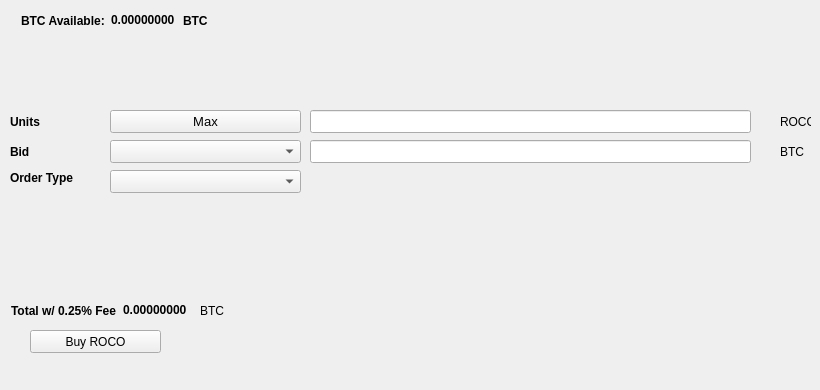
   <widget class="QWidget" name="BuyTab">
    <attribute name="title">
     <string>Buy</string>
    </attribute>
    <widget class="QPushButton" name="BuyROCO">
     <property name="geometry">
      <rect>
       <x>30</x>
       <y>330</y>
       <width>131</width>
       <height>23</height>
      </rect>
     </property>
     <property name="text">
      <string>Buy ROCO</string>
     </property>
     <property name="icon">
      <iconset resource="../roco.qrc">
       <normaloff>:/icons/bitcoin</normaloff>:/icons/bitcoin</iconset>
     </property>
    </widget>
    <widget class="QLabel" name="label_3">
     <property name="geometry">
      <rect>
       <x>10</x>
       <y>110</y>
       <width>46</width>
       <height>23</height>
      </rect>
     </property>
     <property name="font">
      <font>
       <weight>75</weight>
       <bold>true</bold>
      </font>
     </property>
     <property name="text">
      <string>Units</string>
     </property>
    </widget>
    <widget class="QLineEdit" name="UnitsInput">
     <property name="geometry">
      <rect>
       <x>310</x>
       <y>110</y>
       <width>441</width>
       <height>23</height>
      </rect>
     </property>
     <property name="font">
      <font>
       <pointsize>9</pointsize>
       <weight>75</weight>
       <bold>true</bold>
      </font>
     </property>
    </widget>
    <widget class="QLineEdit" name="BuyBidPriceEdit">
     <property name="geometry">
      <rect>
       <x>310</x>
       <y>140</y>
       <width>441</width>
       <height>23</height>
      </rect>
     </property>
     <property name="font">
      <font>
       <pointsize>9</pointsize>
       <weight>75</weight>
       <bold>true</bold>
      </font>
     </property>
    </widget>
    <widget class="QLabel" name="label_4">
     <property name="geometry">
      <rect>
       <x>780</x>
       <y>110</y>
       <width>31</width>
       <height>23</height>
      </rect>
     </property>
     <property name="text">
      <string>ROCO</string>
     </property>
    </widget>
    <widget class="QLabel" name="label_5">
     <property name="geometry">
      <rect>
       <x>780</x>
       <y>140</y>
       <width>31</width>
       <height>23</height>
      </rect>
     </property>
     <property name="text">
      <string>BTC</string>
     </property>
    </widget>
    <widget class="QLabel" name="label_6">
     <property name="geometry">
      <rect>
       <x>10</x>
       <y>140</y>
       <width>46</width>
       <height>23</height>
      </rect>
     </property>
     <property name="font">
      <font>
       <weight>75</weight>
       <bold>true</bold>
      </font>
     </property>
     <property name="text">
      <string>Bid</string>
     </property>
    </widget>
    <widget class="QLabel" name="label_7">
     <property name="geometry">
      <rect>
       <x>10</x>
       <y>170</y>
       <width>91</width>
       <height>16</height>
      </rect>
     </property>
     <property name="font">
      <font>
       <weight>75</weight>
       <bold>true</bold>
      </font>
     </property>
     <property name="text">
      <string>Order Type</string>
     </property>
    </widget>
    <widget class="QPushButton" name="Buy_Max_Amount">
     <property name="geometry">
      <rect>
       <x>110</x>
       <y>110</y>
       <width>191</width>
       <height>23</height>
      </rect>
     </property>
     <property name="font">
      <font>
       <pointsize>10</pointsize>
      </font>
     </property>
     <property name="text">
      <string>Max</string>
     </property>
    </widget>
    <widget class="QComboBox" name="BuyBidcomboBox">
     <property name="geometry">
      <rect>
       <x>110</x>
       <y>140</y>
       <width>191</width>
       <height>23</height>
      </rect>
     </property>
     <property name="font">
      <font>
       <pointsize>10</pointsize>
      </font>
     </property>
    </widget>
    <widget class="QComboBox" name="buyOrdertypeCombo">
     <property name="geometry">
      <rect>
       <x>110</x>
       <y>170</y>
       <width>191</width>
       <height>23</height>
      </rect>
     </property>
     <property name="font">
      <font>
       <pointsize>10</pointsize>
      </font>
     </property>
    </widget>
    <widget class="QWidget" name="layoutWidget1">
     <property name="geometry">
      <rect>
       <x>21</x>
       <y>11</y>
       <width>227</width>
       <height>19</height>
      </rect>
     </property>
     <layout class="QHBoxLayout" name="horizontalLayout_3">
      <item>
       <widget class="QLabel" name="label232">
        <property name="font">
         <font>
          <weight>75</weight>
          <bold>true</bold>
         </font>
        </property>
        <property name="text">
         <string>BTC Available:</string>
        </property>
       </widget>
      </item>
      <item>
       <widget class="QLabel" name="BtcAvailableLbl">
        <property name="palette">
         <palette>
          <active>
           <colorrole role="WindowText">
            <brush brushstyle="SolidPattern">
             <color alpha="255">
              <red>0</red>
              <green>0</green>
              <blue>0</blue>
             </color>
            </brush>
           </colorrole>
           <colorrole role="Button">
            <brush brushstyle="SolidPattern">
             <color alpha="255">
              <red>0</red>
              <green>170</green>
              <blue>0</blue>
             </color>
            </brush>
           </colorrole>
           <colorrole role="Light">
            <brush brushstyle="SolidPattern">
             <color alpha="255">
              <red>0</red>
              <green>255</green>
              <blue>0</blue>
             </color>
            </brush>
           </colorrole>
           <colorrole role="Midlight">
            <brush brushstyle="SolidPattern">
             <color alpha="255">
              <red>0</red>
              <green>212</green>
              <blue>0</blue>
             </color>
            </brush>
           </colorrole>
           <colorrole role="Dark">
            <brush brushstyle="SolidPattern">
             <color alpha="255">
              <red>0</red>
              <green>85</green>
              <blue>0</blue>
             </color>
            </brush>
           </colorrole>
           <colorrole role="Mid">
            <brush brushstyle="SolidPattern">
             <color alpha="255">
              <red>0</red>
              <green>113</green>
              <blue>0</blue>
             </color>
            </brush>
           </colorrole>
           <colorrole role="Text">
            <brush brushstyle="SolidPattern">
             <color alpha="255">
              <red>0</red>
              <green>170</green>
              <blue>0</blue>
             </color>
            </brush>
           </colorrole>
           <colorrole role="BrightText">
            <brush brushstyle="SolidPattern">
             <color alpha="255">
              <red>255</red>
              <green>255</green>
              <blue>255</blue>
             </color>
            </brush>
           </colorrole>
           <colorrole role="ButtonText">
            <brush brushstyle="SolidPattern">
             <color alpha="255">
              <red>0</red>
              <green>0</green>
              <blue>0</blue>
             </color>
            </brush>
           </colorrole>
           <colorrole role="Base">
            <brush brushstyle="SolidPattern">
             <color alpha="255">
              <red>255</red>
              <green>255</green>
              <blue>255</blue>
             </color>
            </brush>
           </colorrole>
           <colorrole role="Window">
            <brush brushstyle="SolidPattern">
             <color alpha="255">
              <red>0</red>
              <green>170</green>
              <blue>0</blue>
             </color>
            </brush>
           </colorrole>
           <colorrole role="Shadow">
            <brush brushstyle="SolidPattern">
             <color alpha="255">
              <red>0</red>
              <green>0</green>
              <blue>0</blue>
             </color>
            </brush>
           </colorrole>
           <colorrole role="AlternateBase">
            <brush brushstyle="SolidPattern">
             <color alpha="255">
              <red>127</red>
              <green>212</green>
              <blue>127</blue>
             </color>
            </brush>
           </colorrole>
           <colorrole role="ToolTipBase">
            <brush brushstyle="SolidPattern">
             <color alpha="255">
              <red>255</red>
              <green>255</green>
              <blue>220</blue>
             </color>
            </brush>
           </colorrole>
           <colorrole role="ToolTipText">
            <brush brushstyle="SolidPattern">
             <color alpha="255">
              <red>0</red>
              <green>0</green>
              <blue>0</blue>
             </color>
            </brush>
           </colorrole>
          </active>
          <inactive>
           <colorrole role="WindowText">
            <brush brushstyle="SolidPattern">
             <color alpha="255">
              <red>0</red>
              <green>0</green>
              <blue>0</blue>
             </color>
            </brush>
           </colorrole>
           <colorrole role="Button">
            <brush brushstyle="SolidPattern">
             <color alpha="255">
              <red>0</red>
              <green>170</green>
              <blue>0</blue>
             </color>
            </brush>
           </colorrole>
           <colorrole role="Light">
            <brush brushstyle="SolidPattern">
             <color alpha="255">
              <red>0</red>
              <green>255</green>
              <blue>0</blue>
             </color>
            </brush>
           </colorrole>
           <colorrole role="Midlight">
            <brush brushstyle="SolidPattern">
             <color alpha="255">
              <red>0</red>
              <green>212</green>
              <blue>0</blue>
             </color>
            </brush>
           </colorrole>
           <colorrole role="Dark">
            <brush brushstyle="SolidPattern">
             <color alpha="255">
              <red>0</red>
              <green>85</green>
              <blue>0</blue>
             </color>
            </brush>
           </colorrole>
           <colorrole role="Mid">
            <brush brushstyle="SolidPattern">
             <color alpha="255">
              <red>0</red>
              <green>113</green>
              <blue>0</blue>
             </color>
            </brush>
           </colorrole>
           <colorrole role="Text">
            <brush brushstyle="SolidPattern">
             <color alpha="255">
              <red>0</red>
              <green>170</green>
              <blue>0</blue>
             </color>
            </brush>
           </colorrole>
           <colorrole role="BrightText">
            <brush brushstyle="SolidPattern">
             <color alpha="255">
              <red>255</red>
              <green>255</green>
              <blue>255</blue>
             </color>
            </brush>
           </colorrole>
           <colorrole role="ButtonText">
            <brush brushstyle="SolidPattern">
             <color alpha="255">
              <red>0</red>
              <green>0</green>
              <blue>0</blue>
             </color>
            </brush>
           </colorrole>
           <colorrole role="Base">
            <brush brushstyle="SolidPattern">
             <color alpha="255">
              <red>255</red>
              <green>255</green>
              <blue>255</blue>
             </color>
            </brush>
           </colorrole>
           <colorrole role="Window">
            <brush brushstyle="SolidPattern">
             <color alpha="255">
              <red>0</red>
              <green>170</green>
              <blue>0</blue>
             </color>
            </brush>
           </colorrole>
           <colorrole role="Shadow">
            <brush brushstyle="SolidPattern">
             <color alpha="255">
              <red>0</red>
              <green>0</green>
              <blue>0</blue>
             </color>
            </brush>
           </colorrole>
           <colorrole role="AlternateBase">
            <brush brushstyle="SolidPattern">
             <color alpha="255">
              <red>127</red>
              <green>212</green>
              <blue>127</blue>
             </color>
            </brush>
           </colorrole>
           <colorrole role="ToolTipBase">
            <brush brushstyle="SolidPattern">
             <color alpha="255">
              <red>255</red>
              <green>255</green>
              <blue>220</blue>
             </color>
            </brush>
           </colorrole>
           <colorrole role="ToolTipText">
            <brush brushstyle="SolidPattern">
             <color alpha="255">
              <red>0</red>
              <green>0</green>
              <blue>0</blue>
             </color>
            </brush>
           </colorrole>
          </inactive>
          <disabled>
           <colorrole role="WindowText">
            <brush brushstyle="SolidPattern">
             <color alpha="255">
              <red>0</red>
              <green>85</green>
              <blue>0</blue>
             </color>
            </brush>
           </colorrole>
           <colorrole role="Button">
            <brush brushstyle="SolidPattern">
             <color alpha="255">
              <red>0</red>
              <green>170</green>
              <blue>0</blue>
             </color>
            </brush>
           </colorrole>
           <colorrole role="Light">
            <brush brushstyle="SolidPattern">
             <color alpha="255">
              <red>0</red>
              <green>255</green>
              <blue>0</blue>
             </color>
            </brush>
           </colorrole>
           <colorrole role="Midlight">
            <brush brushstyle="SolidPattern">
             <color alpha="255">
              <red>0</red>
              <green>212</green>
              <blue>0</blue>
             </color>
            </brush>
           </colorrole>
           <colorrole role="Dark">
            <brush brushstyle="SolidPattern">
             <color alpha="255">
              <red>0</red>
              <green>85</green>
              <blue>0</blue>
             </color>
            </brush>
           </colorrole>
           <colorrole role="Mid">
            <brush brushstyle="SolidPattern">
             <color alpha="255">
              <red>0</red>
              <green>113</green>
              <blue>0</blue>
             </color>
            </brush>
           </colorrole>
           <colorrole role="Text">
            <brush brushstyle="SolidPattern">
             <color alpha="255">
              <red>0</red>
              <green>85</green>
              <blue>0</blue>
             </color>
            </brush>
           </colorrole>
           <colorrole role="BrightText">
            <brush brushstyle="SolidPattern">
             <color alpha="255">
              <red>255</red>
              <green>255</green>
              <blue>255</blue>
             </color>
            </brush>
           </colorrole>
           <colorrole role="ButtonText">
            <brush brushstyle="SolidPattern">
             <color alpha="255">
              <red>0</red>
              <green>85</green>
              <blue>0</blue>
             </color>
            </brush>
           </colorrole>
           <colorrole role="Base">
            <brush brushstyle="SolidPattern">
             <color alpha="255">
              <red>0</red>
              <green>170</green>
              <blue>0</blue>
             </color>
            </brush>
           </colorrole>
           <colorrole role="Window">
            <brush brushstyle="SolidPattern">
             <color alpha="255">
              <red>0</red>
              <green>170</green>
              <blue>0</blue>
             </color>
            </brush>
           </colorrole>
           <colorrole role="Shadow">
            <brush brushstyle="SolidPattern">
             <color alpha="255">
              <red>0</red>
              <green>0</green>
              <blue>0</blue>
             </color>
            </brush>
           </colorrole>
           <colorrole role="AlternateBase">
            <brush brushstyle="SolidPattern">
             <color alpha="255">
              <red>0</red>
              <green>170</green>
              <blue>0</blue>
             </color>
            </brush>
           </colorrole>
           <colorrole role="ToolTipBase">
            <brush brushstyle="SolidPattern">
             <color alpha="255">
              <red>255</red>
              <green>255</green>
              <blue>220</blue>
             </color>
            </brush>
           </colorrole>
           <colorrole role="ToolTipText">
            <brush brushstyle="SolidPattern">
             <color alpha="255">
              <red>0</red>
              <green>0</green>
              <blue>0</blue>
             </color>
            </brush>
           </colorrole>
          </disabled>
         </palette>
        </property>
        <property name="font">
         <font>
          <weight>75</weight>
          <bold>true</bold>
         </font>
        </property>
        <property name="text">
         <string>0.00000000</string>
        </property>
        <property name="textInteractionFlags">
         <set>Qt::LinksAccessibleByMouse|Qt::TextSelectableByKeyboard|Qt::TextSelectableByMouse</set>
        </property>
       </widget>
      </item>
      <item>
       <widget class="QLabel" name="BtcAvailableLbl_2">
        <property name="font">
         <font>
          <weight>75</weight>
          <bold>true</bold>
         </font>
        </property>
        <property name="text">
         <string>BTC</string>
        </property>
       </widget>
      </item>
     </layout>
    </widget>
    <widget class="QWidget" name="layoutWidge2">
     <property name="geometry">
      <rect>
       <x>11</x>
       <y>301</y>
       <width>259</width>
       <height>19</height>
      </rect>
     </property>
     <layout class="QHBoxLayout" name="horizontalLayout_4">
      <item>
       <widget class="QLabel" name="label_9">
        <property name="font">
         <font>
          <weight>75</weight>
          <bold>true</bold>
         </font>
        </property>
        <property name="text">
         <string>Total w/ 0.25% Fee</string>
        </property>
       </widget>
      </item>
      <item>
       <widget class="QLabel" name="BuyCostLabel">
        <property name="palette">
         <palette>
          <active>
           <colorrole role="WindowText">
            <brush brushstyle="SolidPattern">
             <color alpha="255">
              <red>0</red>
              <green>0</green>
              <blue>0</blue>
             </color>
            </brush>
           </colorrole>
           <colorrole role="Button">
            <brush brushstyle="SolidPattern">
             <color alpha="255">
              <red>0</red>
              <green>170</green>
              <blue>0</blue>
             </color>
            </brush>
           </colorrole>
           <colorrole role="Light">
            <brush brushstyle="SolidPattern">
             <color alpha="255">
              <red>0</red>
              <green>255</green>
              <blue>0</blue>
             </color>
            </brush>
           </colorrole>
           <colorrole role="Midlight">
            <brush brushstyle="SolidPattern">
             <color alpha="255">
              <red>0</red>
              <green>212</green>
              <blue>0</blue>
             </color>
            </brush>
           </colorrole>
           <colorrole role="Dark">
            <brush brushstyle="SolidPattern">
             <color alpha="255">
              <red>0</red>
              <green>85</green>
              <blue>0</blue>
             </color>
            </brush>
           </colorrole>
           <colorrole role="Mid">
            <brush brushstyle="SolidPattern">
             <color alpha="255">
              <red>0</red>
              <green>113</green>
              <blue>0</blue>
             </color>
            </brush>
           </colorrole>
           <colorrole role="Text">
            <brush brushstyle="SolidPattern">
             <color alpha="255">
              <red>0</red>
              <green>170</green>
              <blue>0</blue>
             </color>
            </brush>
           </colorrole>
           <colorrole role="BrightText">
            <brush brushstyle="SolidPattern">
             <color alpha="255">
              <red>255</red>
              <green>255</green>
              <blue>255</blue>
             </color>
            </brush>
           </colorrole>
           <colorrole role="ButtonText">
            <brush brushstyle="SolidPattern">
             <color alpha="255">
              <red>0</red>
              <green>0</green>
              <blue>0</blue>
             </color>
            </brush>
           </colorrole>
           <colorrole role="Base">
            <brush brushstyle="SolidPattern">
             <color alpha="255">
              <red>255</red>
              <green>255</green>
              <blue>255</blue>
             </color>
            </brush>
           </colorrole>
           <colorrole role="Window">
            <brush brushstyle="SolidPattern">
             <color alpha="255">
              <red>0</red>
              <green>170</green>
              <blue>0</blue>
             </color>
            </brush>
           </colorrole>
           <colorrole role="Shadow">
            <brush brushstyle="SolidPattern">
             <color alpha="255">
              <red>0</red>
              <green>0</green>
              <blue>0</blue>
             </color>
            </brush>
           </colorrole>
           <colorrole role="AlternateBase">
            <brush brushstyle="SolidPattern">
             <color alpha="255">
              <red>127</red>
              <green>212</green>
              <blue>127</blue>
             </color>
            </brush>
           </colorrole>
           <colorrole role="ToolTipBase">
            <brush brushstyle="SolidPattern">
             <color alpha="255">
              <red>255</red>
              <green>255</green>
              <blue>220</blue>
             </color>
            </brush>
           </colorrole>
           <colorrole role="ToolTipText">
            <brush brushstyle="SolidPattern">
             <color alpha="255">
              <red>0</red>
              <green>0</green>
              <blue>0</blue>
             </color>
            </brush>
           </colorrole>
          </active>
          <inactive>
           <colorrole role="WindowText">
            <brush brushstyle="SolidPattern">
             <color alpha="255">
              <red>0</red>
              <green>0</green>
              <blue>0</blue>
             </color>
            </brush>
           </colorrole>
           <colorrole role="Button">
            <brush brushstyle="SolidPattern">
             <color alpha="255">
              <red>0</red>
              <green>170</green>
              <blue>0</blue>
             </color>
            </brush>
           </colorrole>
           <colorrole role="Light">
            <brush brushstyle="SolidPattern">
             <color alpha="255">
              <red>0</red>
              <green>255</green>
              <blue>0</blue>
             </color>
            </brush>
           </colorrole>
           <colorrole role="Midlight">
            <brush brushstyle="SolidPattern">
             <color alpha="255">
              <red>0</red>
              <green>212</green>
              <blue>0</blue>
             </color>
            </brush>
           </colorrole>
           <colorrole role="Dark">
            <brush brushstyle="SolidPattern">
             <color alpha="255">
              <red>0</red>
              <green>85</green>
              <blue>0</blue>
             </color>
            </brush>
           </colorrole>
           <colorrole role="Mid">
            <brush brushstyle="SolidPattern">
             <color alpha="255">
              <red>0</red>
              <green>113</green>
              <blue>0</blue>
             </color>
            </brush>
           </colorrole>
           <colorrole role="Text">
            <brush brushstyle="SolidPattern">
             <color alpha="255">
              <red>0</red>
              <green>170</green>
              <blue>0</blue>
             </color>
            </brush>
           </colorrole>
           <colorrole role="BrightText">
            <brush brushstyle="SolidPattern">
             <color alpha="255">
              <red>255</red>
              <green>255</green>
              <blue>255</blue>
             </color>
            </brush>
           </colorrole>
           <colorrole role="ButtonText">
            <brush brushstyle="SolidPattern">
             <color alpha="255">
              <red>0</red>
              <green>0</green>
              <blue>0</blue>
             </color>
            </brush>
           </colorrole>
           <colorrole role="Base">
            <brush brushstyle="SolidPattern">
             <color alpha="255">
              <red>255</red>
              <green>255</green>
              <blue>255</blue>
             </color>
            </brush>
           </colorrole>
           <colorrole role="Window">
            <brush brushstyle="SolidPattern">
             <color alpha="255">
              <red>0</red>
              <green>170</green>
              <blue>0</blue>
             </color>
            </brush>
           </colorrole>
           <colorrole role="Shadow">
            <brush brushstyle="SolidPattern">
             <color alpha="255">
              <red>0</red>
              <green>0</green>
              <blue>0</blue>
             </color>
            </brush>
           </colorrole>
           <colorrole role="AlternateBase">
            <brush brushstyle="SolidPattern">
             <color alpha="255">
              <red>127</red>
              <green>212</green>
              <blue>127</blue>
             </color>
            </brush>
           </colorrole>
           <colorrole role="ToolTipBase">
            <brush brushstyle="SolidPattern">
             <color alpha="255">
              <red>255</red>
              <green>255</green>
              <blue>220</blue>
             </color>
            </brush>
           </colorrole>
           <colorrole role="ToolTipText">
            <brush brushstyle="SolidPattern">
             <color alpha="255">
              <red>0</red>
              <green>0</green>
              <blue>0</blue>
             </color>
            </brush>
           </colorrole>
          </inactive>
          <disabled>
           <colorrole role="WindowText">
            <brush brushstyle="SolidPattern">
             <color alpha="255">
              <red>0</red>
              <green>85</green>
              <blue>0</blue>
             </color>
            </brush>
           </colorrole>
           <colorrole role="Button">
            <brush brushstyle="SolidPattern">
             <color alpha="255">
              <red>0</red>
              <green>170</green>
              <blue>0</blue>
             </color>
            </brush>
           </colorrole>
           <colorrole role="Light">
            <brush brushstyle="SolidPattern">
             <color alpha="255">
              <red>0</red>
              <green>255</green>
              <blue>0</blue>
             </color>
            </brush>
           </colorrole>
           <colorrole role="Midlight">
            <brush brushstyle="SolidPattern">
             <color alpha="255">
              <red>0</red>
              <green>212</green>
              <blue>0</blue>
             </color>
            </brush>
           </colorrole>
           <colorrole role="Dark">
            <brush brushstyle="SolidPattern">
             <color alpha="255">
              <red>0</red>
              <green>85</green>
              <blue>0</blue>
             </color>
            </brush>
           </colorrole>
           <colorrole role="Mid">
            <brush brushstyle="SolidPattern">
             <color alpha="255">
              <red>0</red>
              <green>113</green>
              <blue>0</blue>
             </color>
            </brush>
           </colorrole>
           <colorrole role="Text">
            <brush brushstyle="SolidPattern">
             <color alpha="255">
              <red>0</red>
              <green>85</green>
              <blue>0</blue>
             </color>
            </brush>
           </colorrole>
           <colorrole role="BrightText">
            <brush brushstyle="SolidPattern">
             <color alpha="255">
              <red>255</red>
              <green>255</green>
              <blue>255</blue>
             </color>
            </brush>
           </colorrole>
           <colorrole role="ButtonText">
            <brush brushstyle="SolidPattern">
             <color alpha="255">
              <red>0</red>
              <green>85</green>
              <blue>0</blue>
             </color>
            </brush>
           </colorrole>
           <colorrole role="Base">
            <brush brushstyle="SolidPattern">
             <color alpha="255">
              <red>0</red>
              <green>170</green>
              <blue>0</blue>
             </color>
            </brush>
           </colorrole>
           <colorrole role="Window">
            <brush brushstyle="SolidPattern">
             <color alpha="255">
              <red>0</red>
              <green>170</green>
              <blue>0</blue>
             </color>
            </brush>
           </colorrole>
           <colorrole role="Shadow">
            <brush brushstyle="SolidPattern">
             <color alpha="255">
              <red>0</red>
              <green>0</green>
              <blue>0</blue>
             </color>
            </brush>
           </colorrole>
           <colorrole role="AlternateBase">
            <brush brushstyle="SolidPattern">
             <color alpha="255">
              <red>0</red>
              <green>170</green>
              <blue>0</blue>
             </color>
            </brush>
           </colorrole>
           <colorrole role="ToolTipBase">
            <brush brushstyle="SolidPattern">
             <color alpha="255">
              <red>255</red>
              <green>255</green>
              <blue>220</blue>
             </color>
            </brush>
           </colorrole>
           <colorrole role="ToolTipText">
            <brush brushstyle="SolidPattern">
             <color alpha="255">
              <red>0</red>
              <green>0</green>
              <blue>0</blue>
             </color>
            </brush>
           </colorrole>
          </disabled>
         </palette>
        </property>
        <property name="font">
         <font>
          <weight>75</weight>
          <bold>true</bold>
         </font>
        </property>
        <property name="autoFillBackground">
         <bool>false</bool>
        </property>
        <property name="text">
         <string>0.00000000</string>
        </property>
        <property name="textInteractionFlags">
         <set>Qt::LinksAccessibleByMouse|Qt::TextSelectableByMouse</set>
        </property>
       </widget>
      </item>
      <item>
       <widget class="QLabel" name="label_10">
        <property name="font">
         <font>
          <weight>50</weight>
          <bold>false</bold>
         </font>
        </property>
        <property name="text">
         <string>BTC</string>
        </property>
       </widget>
      </item>
     </layout>
    </widget>
    <widget class="QLabel" name="label_24">
     <property name="geometry">
      <rect>
       <x>460</x>
       <y>300</y>
       <width>281</width>
       <height>81</height>
      </rect>
     </property>
     <property name="text">
      <string/>
     </property>
     <property name="pixmap">
      <pixmap>:/images/bittrex</pixmap>
     </property>
    </widget>
   </widget>
